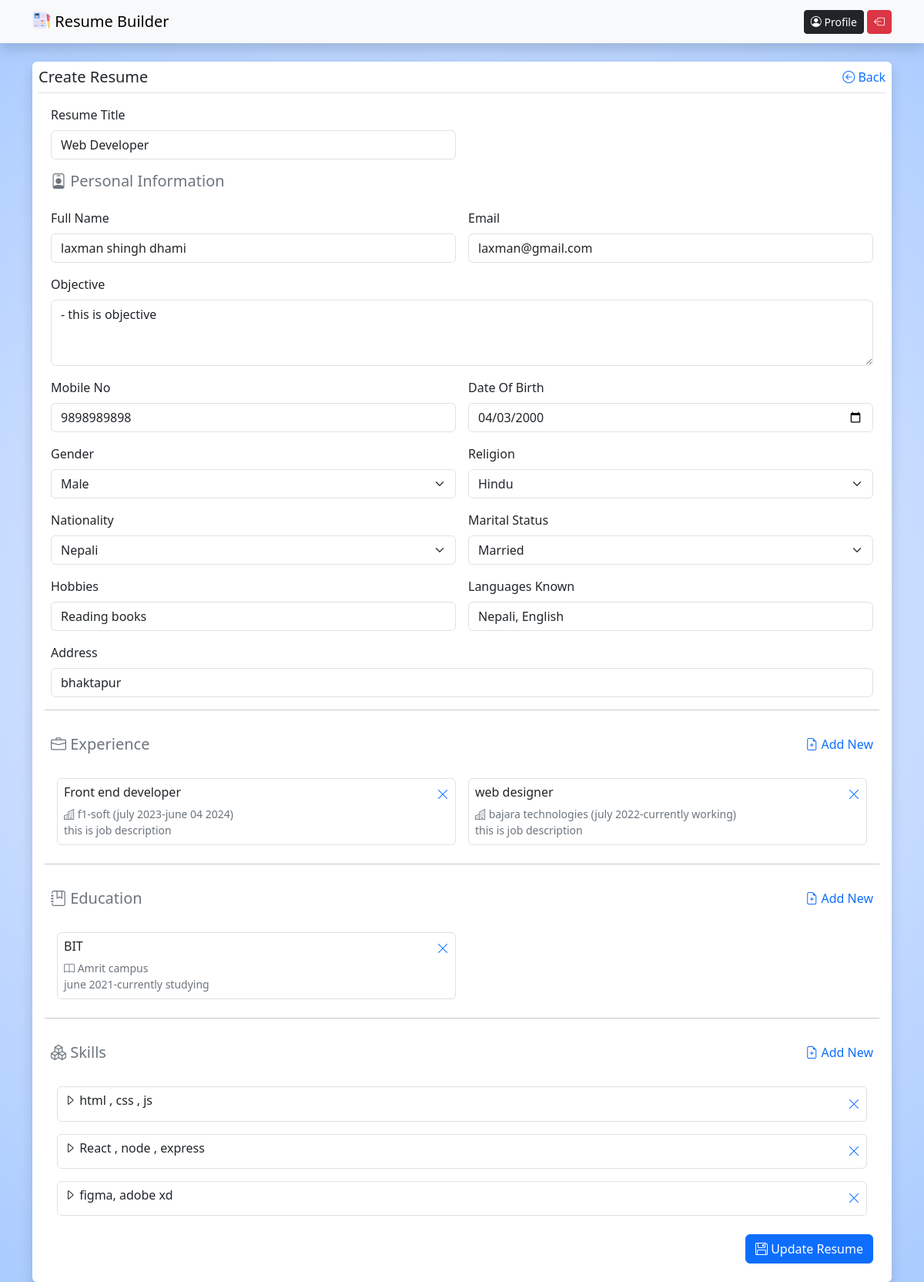
The page /updateresume.php?resume=S7W7kZ2q54xg1VMD (signed in) on the database its author committed.
### tables this page shows
CREATE TABLE `resumes` (
  `id` int(11) NOT NULL,
  `user_id` int(11) NOT NULL,
  `full_name` varchar(250) NOT NULL,
  `email_id` varchar(250) NOT NULL,
  `mobile_no` varchar(20) NOT NULL,
  `dob` varchar(20) NOT NULL,
  `gender` varchar(50) NOT NULL,
  `religion` varchar(50) NOT NULL,
  `nationality` varchar(50) NOT NULL,
  `marital_status` varchar(30) NOT NULL,
  `hobbies` varchar(250) NOT NULL,
  `languages` varchar(250) NOT NULL,
  `address` text NOT NULL,
  `objective` text NOT NULL,
  `slug` varchar(250) NOT NULL,
  `updated_at` int(20) NOT NULL,
  `resume_title` varchar(250) NOT NULL,
  `background` varchar(250) NOT NULL DEFAULT '"',
  `font` varchar(250) NOT NULL DEFAULT '''Poppins'', sans-serif'
);

CREATE TABLE `experiences` (
  `id` int(11) NOT NULL,
  `resume_id` int(11) NOT NULL,
  `position` varchar(250) NOT NULL,
  `company` varchar(250) NOT NULL,
  `job_desc` text NOT NULL,
  `started` varchar(250) NOT NULL,
  `ended` varchar(250) NOT NULL
);

CREATE TABLE `educations` (
  `id` int(11) NOT NULL,
  `resume_id` int(11) NOT NULL,
  `course` varchar(250) NOT NULL,
  `institute` varchar(250) NOT NULL,
  `started` varchar(100) NOT NULL,
  `ended` varchar(250) NOT NULL
);

CREATE TABLE `skills` (
  `id` int(11) NOT NULL,
  `resume_id` int(11) NOT NULL,
  `skill` text NOT NULL
);

### assets/class/function.class.php (called while the page is built, shortened)
<?php
class Functions{
  public function Auth(){
    if(isset($_SESSION['Auth'])){
      return $_SESSION['Auth'];
    }else{
      return false;
    }
  }
}
$fn = new Functions();
?>

### updateresume.php (the view, shortened to what this page needs)
<?php
require './assets/includes/header.php';
require './assets/includes/navbar.php';
$fn->authPage();
$slug= $_GET['resume']??'';
$resumes = $db->query("SELECT * FROM resumes WHERE (slug='$slug' AND user_id=".$fn->Auth()['id'].") ");
$resume = $resumes->fetch_assoc();
$exps = $db->query("SELECT * FROM experiences WHERE (resume_id=".$resume['id'].") ");
$exps = $exps->fetch_all(1);
$edus = $db->query("SELECT * FROM educations WHERE (resume_id=".$resume['id'].") ");
$edus = $edus->fetch_all(1);
$skills = $db->query("SELECT * FROM skills WHERE (resume_id=".$resume['id'].") ");
$skills = $skills->fetch_all(1);
?>
    <div class="container">
        <div class="bg-white rounded shadow p-2 mt-4" style="min-height:80vh">
            <div class="d-flex justify-content-between border-bottom">
                <h5>Create Resume</h5>
                <div>
                    <a href="myresumes.php" class="text-decoration-none" ><i class="bi bi-arrow-left-circle"></i> Back</a>
                </div>
            </div>
            <div>
                <form action="actions/updateresume.action.php" method="post" class="row g-3 p-3">
                    <div class="col-md-6">
                        <label class="form-label">Resume Title</label>
                        <input type="text" name="resume_title" placeholder="Web Developer" value="<?=@$resume['resume_title']?>" class="form-control" required>
                    </div>
                    <h5 class="mt-3 text-secondary"><i class="bi bi-person-badge"></i> Personal Information</h5>
                    <div class="col-md-6">
                        <label class="form-label">Full Name</label>
                        <input type="text" name="full_name" value="<?=@$resume['full_name']?>" placeholder="Dev Ninja" class="form-control" required>
                    </div>
                    <div class="col-md-6">
                        <label class="form-label">Email</label>
                        <input type="email" name="email_id" value="<?=@$resume['email_id']?>" placeholder="dev@abc.com" class="form-control" required>
                    </div>
                    <div class="col-12">
                        <label for="inputAddress" class="form-label"> Objective</label>
                        <textarea name="objective" class="form-control"  rows="3" required><?=@$resume['objective']?></textarea>
                    </div>
                    <div class="col-md-6">
                        <label class="form-label">Mobile No</label>
                        <input type="number" min="1111111111" name="mobile_no" value="<?=@$resume['mobile_no']?>" placeholder="9569569569" max="9999999999"
                            class="form-control" required>
                    </div>
                    <div class="col-md-6">
                        <label class="form-label">Date Of Birth</label>
                        <input type="date" class="form-control" value="<?=$resume['dob']?>" name="dob" required>
                    </div>
                    <div class="col-md-6">
                        <label class="form-label">Gender</label>
                        <select class="form-select" name="gender">
                            <option <?=($resume['gender']=='Male')?'selected':''?>>Male</option>
                        </select>
                    </div>
                    <div class="col-md-6">
                        <label class="form-label">Religion</label>
                        <select class="form-select" name="religion">
                            <option <?=($resume['religion']=='Hindu')?'selected':''?>>Hindu</option>
                        </select>
                    </div>
                    <div class="col-md-6">
                        <label class="form-label">Nationality</label>
                        <select class="form-select" name ="nationality">
                            <option <?=($resume['nationality']=='Nepali')?'selected':''?>>Nepali</option>
                        </select>
                    </div>
                    <div class="col-md-6">
                        <label class="form-label">Marital Status</label>
                        <select class="form-select" name="marital_status">
                            <option <?=($resume['marital_status']=='Married')?'selected':''?>>Married</option>
                        </select>
                    </div>
                    <div class="col-md-6">
                        <label class="form-label">Hobbies</label>
                        <input type="text" name="hobbies" value="<?=@$resume['hobbies']?>" placeholder="Reading Books, Watching Movies" class="form-control" required>
                    </div>
                    <div class="col-md-6">
                        <label class="form-label">Languages Known</label>
                        <input type="text" name="languages" value="<?=@$resume['languages']?>" placeholder="Nepali,English" class="form-control" required>
                    </div>
                    <div class="col-12">
                        <label for="inputAddress" class="form-label"> Address</label>
                        <input type="text" name="address" value="<?=@$resume['address']?>" class="form-control" id="inputAddress" placeholder="1234 Main St" required>
                    </div>
                    <hr>
                    <div class="d-flex justify-content-between">
                        <h5 class=" text-secondary"><i class="bi bi-briefcase"></i> Experience</h5>
                        <div>
                            <a  class="text-decoration-none" data-bs-toggle="modal" data-bs-target="#addexp"><i class="bi bi-file-earmark-plus"></i> Add New</a>
                        </div>
                    </div>
                    <div class="d-flex flex-wrap">
<?php
if($exps){
  foreach($exps as $exp){
    ?>
<div class="col-12 col-md-6 p-2">
                            <div class="p-2 border rounded">
                                <div class="d-flex justify-content-between">
                                    <h6><?=$exp['position']?></h6>
                                    <a href="actions/deleteexp.action.php?id=<?=$exp['id']?>&resume_id=<?=$resume['id']?>&slug=<?=$resume['slug']?>"><i class="bi bi-x-lg"></i></a>
                                </div>
                                <p class="small text-secondary m-0" style="">
                                    <i class="bi bi-buildings"></i> <?=$exp['company']?> (<?=$exp['started'].'-'.$exp['ended']?>)
                                </p>
                                <p class="small text-secondary m-0" style="">
                                   <?=$exp['job_desc']?>
                                </p>
                            </div>
                        </div>
    <?php
  }
}
?>
                    </div>
                    <hr>
                    <div class="d-flex justify-content-between">
                        <h5 class=" text-secondary"><i class="bi bi-journal-bookmark"></i> Education</h5>
                        <div>
                            <a href="" class="text-decoration-none" data-bs-toggle="modal" data-bs-target="#addedu"><i class="bi bi-file-earmark-plus"></i> Add New</a>
                        </div>
                    </div>
                    <div class="d-flex flex-wrap">
                    <?php
if($edus){
  foreach($edus as $exp){
    ?>
<div class="col-12 col-md-6 p-2">
                            <div class="p-2 border rounded">
                                <div class="d-flex justify-content-between">
                                    <h6><?=$exp['course']?></h6>
                                    <a href="actions/deleteedu.action.php?id=<?=$exp['id']?>&resume_id=<?=$resume['id']?>&slug=<?=$resume['slug']?>"><i class="bi bi-x-lg"></i></a>
                                </div>
                                <p class="small text-secondary m-0" style="">
                                    <i class="bi bi-book"></i> <?=$exp['institute']?>
                                </p>
                                <p class="small text-secondary m-0" style="">
                                    <?=$exp['started'].'-'.$exp['ended']?>
                                </p>
                            </div>
                        </div>
    <?php
  }
}
?>
                    </div>
                    <hr>
                    <div class="d-flex justify-content-between">
                        <h5 class=" text-secondary"><i class="bi bi-boxes"></i> Skills</h5>
                        <div>
                            <a href="" class="text-decoration-none" data-bs-toggle="modal" data-bs-target="#addskill"><i class="bi bi-file-earmark-plus"></i> Add New</a>
                        </div>
                    </div>
                    <div class="d-flex flex-wrap">
<?php
if($skills){
    foreach($skills as $skill){
        ?>
 <div class="col-12 p-2">
                            <div class="p-2 border rounded">
                                <div class="d-flex justify-content-between align-items-center">
                                    <h6><i class="bi bi-caret-right"></i> <?=$skill['skill']?></h6>
                                    <a href="actions/deleteskill.action.php?id=<?=$skill['id']?>&resume_id=<?=$resume['id']?>&slug=<?=$resume['slug']?>"><i class="bi bi-x-lg"></i></a>
                                </div>
                            </div>
                        </div>
        <?php
    }
}
?>
                    </div>
                    <div class="col-12 text-end">
                        <button type="submit" class="btn btn-primary"><i class="bi bi-floppy"></i> Update
                            Resume</button>
                    </div>
                </form>
            </div>
        </div>
    </div>
  <?php
require'./assets/includes/footer.php';
?>

### rows shown on the page
resumes: resume_title "Web Developer", full_name "laxman shingh dhami", email_id "laxman@gmail.com", objective "- this is objective", mobile_no "9898989898", dob "04/03/2000", gender "Male", religion "Hindu", nationality "Nepali", marital_status "Married", hobbies "Reading books", languages "Nepali, English", address "bhaktapur"
experiences: position "Front end developer", company "f1-soft", started "july 2023", ended "june 04 2024", job_desc "this is job description"
experiences: position "web designer", company "bajara technologies", started "july 2022", ended "currently working", job_desc "this is job description"
educations: course "BIT", institute "Amrit campus", started "june 2021", ended "currently studying"
skills: skill "html , css , js"
skills: skill "React , node , express"
skills: skill "figma, adobe xd"
